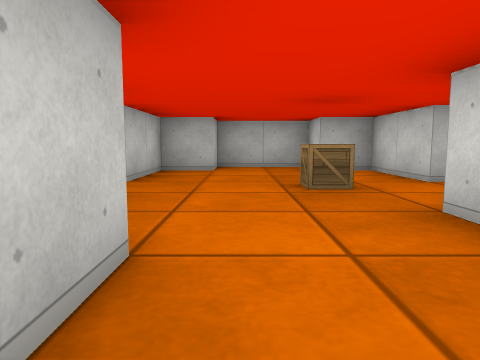
[1] (above)

24 first-person views from a walk through a cub3D level. The camera is about half as high as the walls, tilts 6° down and sees 70° across. The floor is counted in squares. Each view is taken from the middle of a square. On the plan, view 1 faces up. The plan holds only what a view shows up to about 9 squares ahead; the rest is blank.

[2]
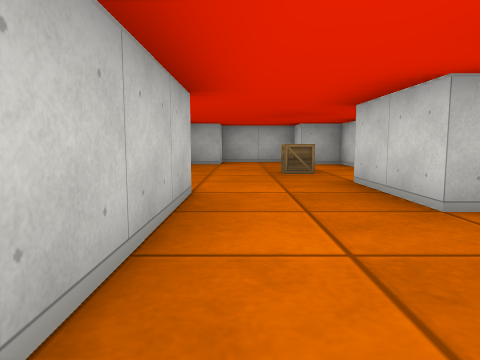

[3]
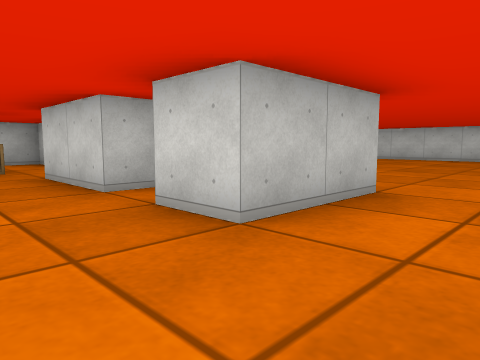

[4]
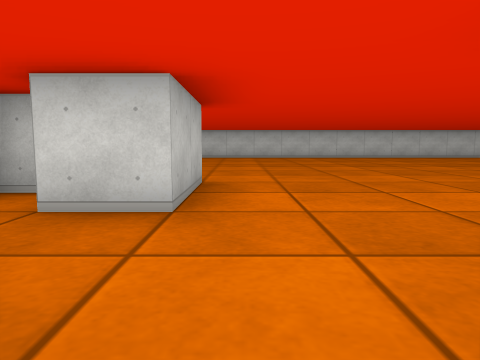

[5]
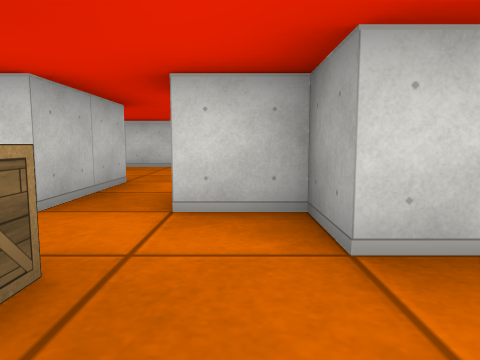

[6]
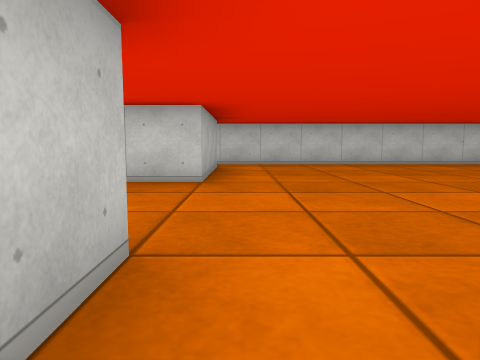

[7]
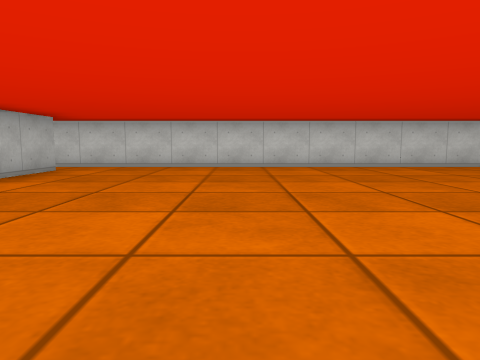

[8]
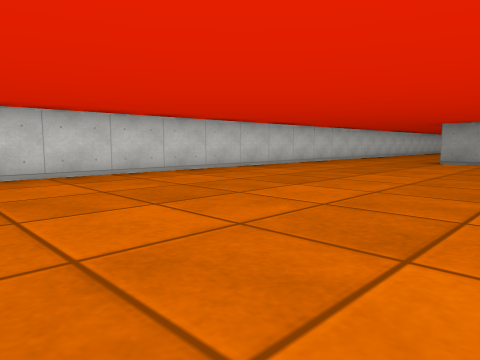

[9]
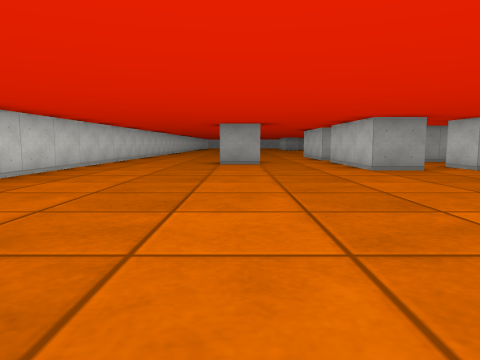

[10]
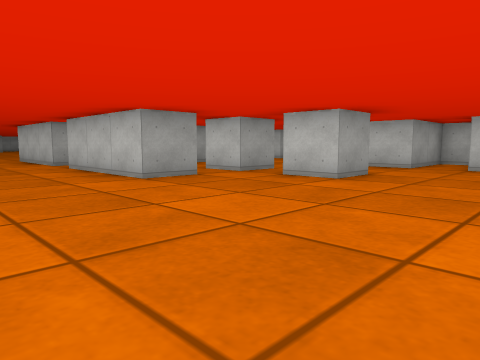

[11]
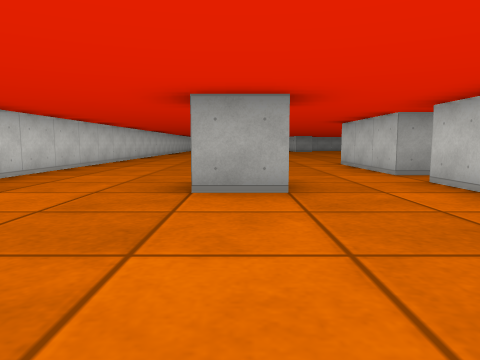

[12]
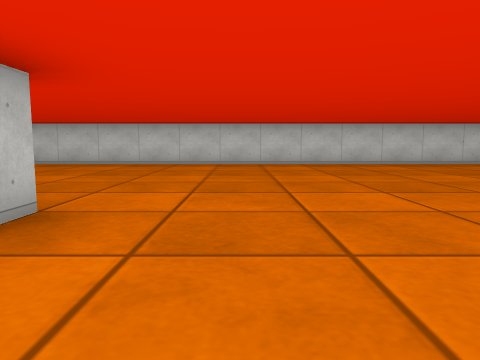

[13]
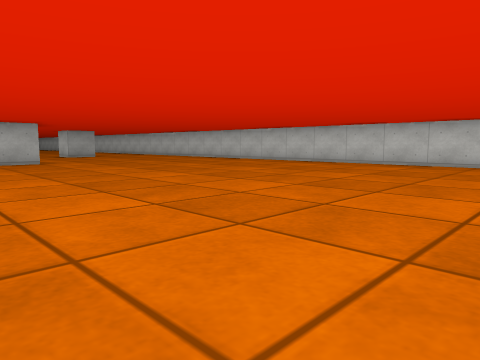

[14]
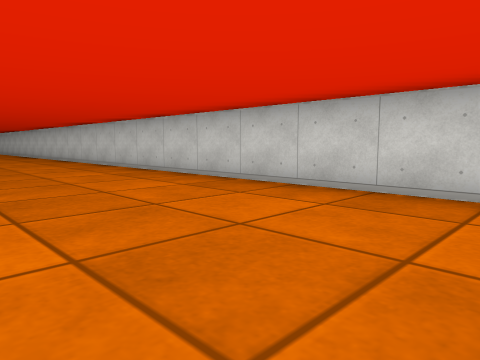

[15]
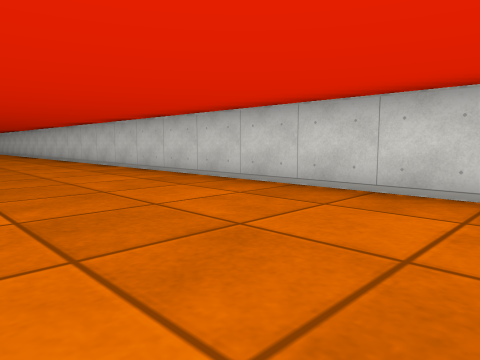

[16]
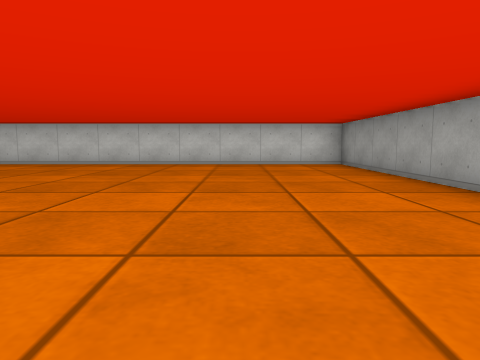

[17]
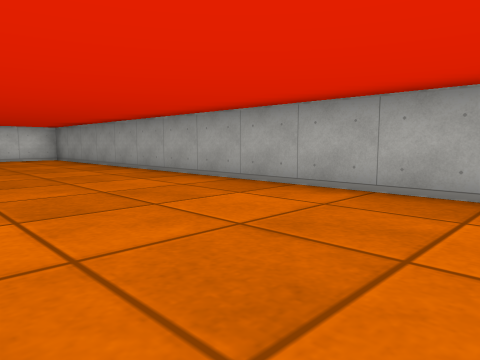

[18]
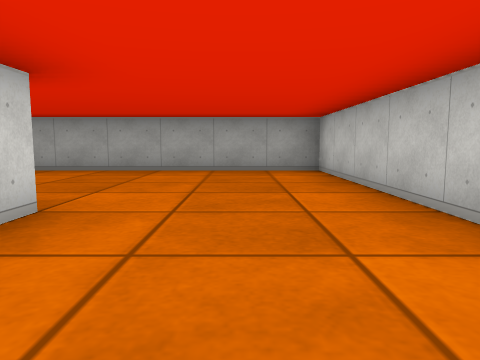

[19]
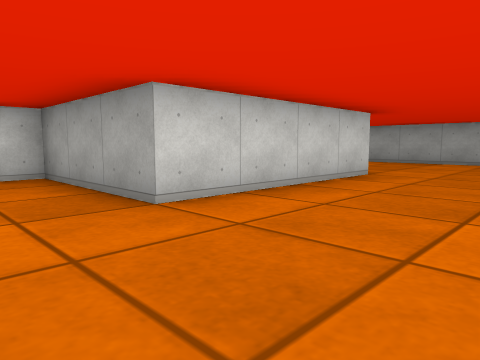

[20]
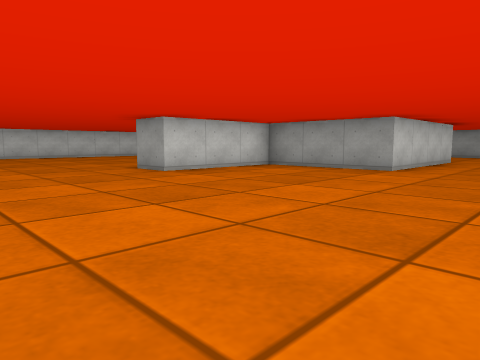

[21]
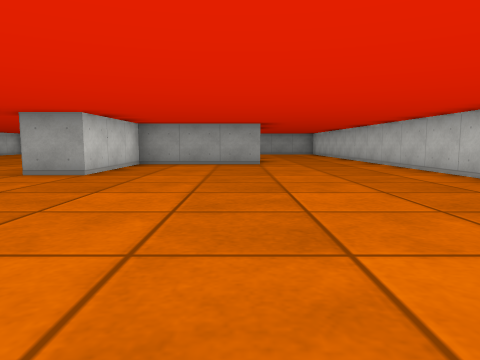

[22]
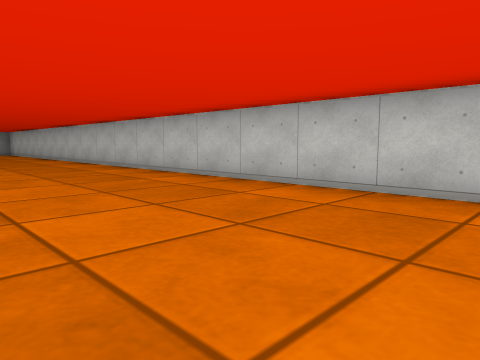

[23]
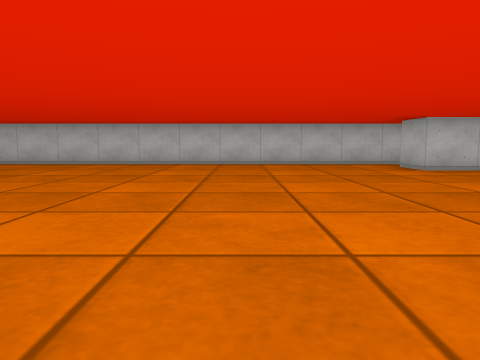

[24]
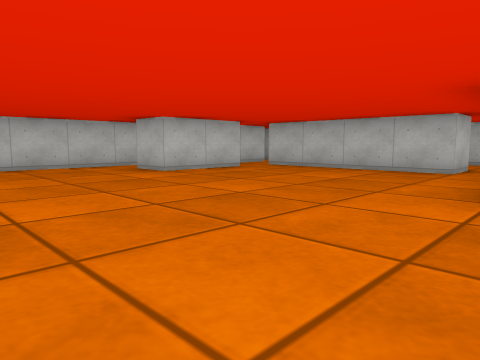

### Floor plan
Points are (right, up) in squares from view 1. A wall is a line through its corners. A room is listed if a view was taken in it or the views show most of it. See-through windows are left out.
Room 1 (views 1, 5)
walls: (-0.5, 1.5) (-0.5, -1.4); (2.5, 4.5) (2.5, 6.5) (1.5, 6.5) (1.5, 7.5) (-0.5, 7.5) (-0.5, 6.5) (-1.5, 6.5) (-1.5, 4.5); (2.1, 0.5) (1.5, 0.5) (1.5, 2.5) (2.5, 2.5) (2.5, 3.5); (2.5, 0) (2.5, 0.5); (1.5, -1.5) (1.5, -0.5)
ways out: opening at (0.5, -2) to room 2; opening at (3, 4) to room 2
objects: crate (1, 4)
Room 2 (views 2, 3, 4, 6, 7, 8, 9, 10, 11, 12, 13, 14, 15, 16, 17, 18, 19, 20, 21, 22, 23, 24)
walls: (4.9, -12.5) (5.5, -12.5) (5.5, -15.5) (4.6, -15.5); (3.5, -11.5) (3.5, -12.5) (-0.5, -12.5); (-0.5, -13.5) (-0.5, -15.5) (-1.5, -15.5); (-2.5, -14.9) (-2.5, -32.1); (7.4, -10.5) (8.5, -10.5); (4.4, -8.5) (5.5, -8.5) (5.5, -11.5); (2.4, -8.5) (3.5, -8.5) (3.5, -9.5); (2.4, -6.5) (3.5, -6.5) (3.5, -7.5); (-1.5, -5.9) (-1.5, -6.5) (0.5, -6.5) (0.5, -7.5); (0.5, -35.6) (0.5, -31.5) (3.5, -31.5) (3.5, -28.5) (4.5, -28.5); (3.6, -1.5) (1.5, -1.5); (-2.5, -35) (-2.5, -39.5) (11.5, -39.5) (11.5, 5.1); (4.5, 4.5) (2.5, 4.5); (10.5, 4.5) (7.5, 4.5) (7.5, 5.5)
ways out: opening at (0.5, -2) to room 1; opening at (3, 4) to room 1; opening at (11, 5.5)

Where each view was taken, in squares from view 1:
view 1: 0 up, 0 right, facing up
view 2: 2 down, 0 right, facing up
view 3: 3 down, 0 right, facing up-right
view 4: 2 down, 1 left, facing right
view 5: 3 up, 0 right, facing right
view 6: 4 up, 3 right, facing right
view 7: 1 up, 4 right, facing right
view 8: 1 down, 6 right, facing down-right
view 9: 2 down, 8 right, facing down
view 10: 4 down, 8 right, facing down-left
view 11: 7 down, 8 right, facing down
view 12: 17 down, 3 right, facing right
view 13: 25 down, 3 right, facing up-right
view 14: 30 down, 8 right, facing up-right
view 15: 35 down, 8 right, facing up-right
view 16: 37 down, 3 right, facing right
view 17: 36 down, 0 right, facing down-right
view 18: 33 down, 1 left, facing down
view 19: 30 down, 2 left, facing down-right
view 20: 25 down, 2 left, facing down-right
view 21: 23 down, 1 right, facing down
view 22: 22 down, 1 right, facing down-left
view 23: 19 down, 6 right, facing left
view 24: 19 down, 5 right, facing up-left
